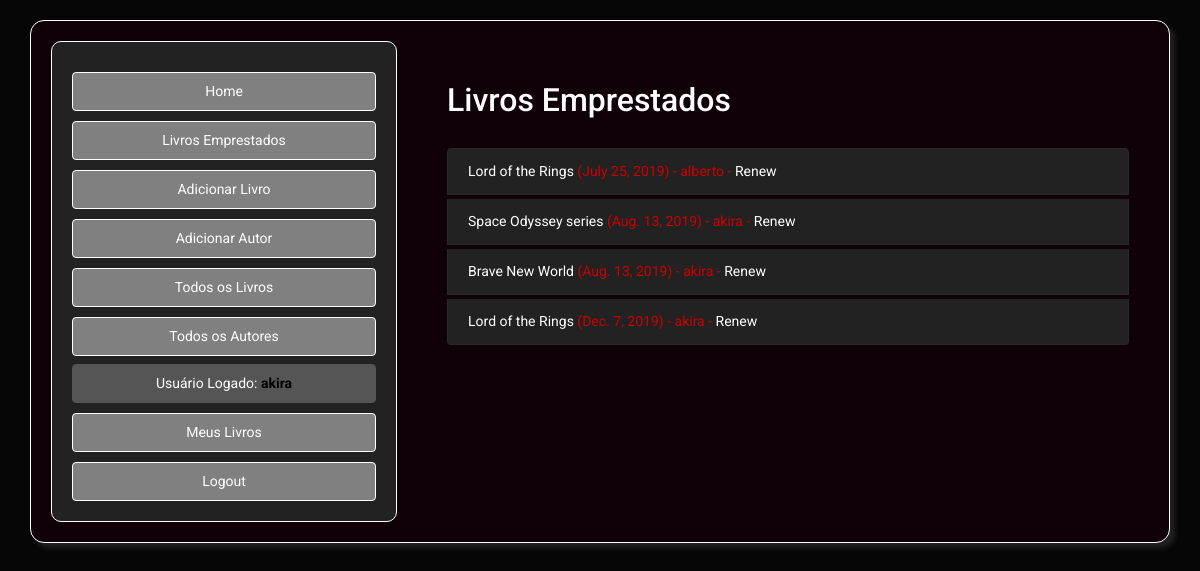
Page /catalog/borrowed/ (signed in) on the committed database.
### catalog/models.py (models this page shows, shortened)
class BookInstance(models.Model):
    id = models.UUIDField(primary_key=True, default=uuid.uuid4, help_text='Unique ID for this particular book across whole library')
    book = models.ForeignKey('Book', on_delete=models.SET_NULL, null=True)
    imprint = models.CharField(max_length=200)
    due_back = models.DateField(null=True, blank=True)
    borrower = models.ForeignKey(User, on_delete=models.SET_NULL, null=True, blank=True)
    LOAN_STATUS = (
        ('m', 'Maintenance'),
        ('o', 'On loan'),
        ('a', 'Available'),
        ('r', 'Reserved'),
    )
    status = models.CharField(
        max_length=1,
        choices=LOAN_STATUS,
        blank=True,
        default='m',
        help_text='Book availability',
    )
    class Meta:
        ordering = ['due_back']
        permissions = (("can_mark_returned", "Set book as returned"),)
    @property
    def is_overdue(self):
        if self.due_back and date.today() > self.due_back:
            return True
        return False

class Book(models.Model):
    title = models.CharField(max_length=200)
    author = models.ForeignKey('Author', on_delete=models.SET_NULL, null=True)
    summary = models.TextField(max_length=1000, help_text='Enter a brief description of the book')
    isbn = models.CharField('ISBN', max_length=13, help_text='13 Character <a href="https://www.isbn-international.org/content/what-isbn">ISBN number</a>')
    genre = models.ManyToManyField(Genre, help_text='Select a genre for this book')
    language = models.ForeignKey('Language', on_delete=models.SET_NULL, null=True)
    def display_genre(self):
        """Create a string for the Genre. This is required to display genre in Admin."""
        return ', '.join(genre.name for genre in self.genre.all()[:3])
    display_genre.short_description = 'Genre'

### catalog/views.py (the view)
# urls.py: path('borrowed/', views.BooksBorrowed.as_view(), name='borrowed'),
class BooksBorrowed(LoginRequiredMixin, PermissionRequiredMixin, generic.ListView):
    permission_required = 'catalog.can_mark_returned'
    model = BookInstance
    template_name ='catalog/list_borrowed.html'
    paginate_by = 10

### catalog/templates/catalog/list_borrowed.html
{% extends "base_generic.html" %}
{% block content %}
<div class="container">
    <h4>Livros Emprestados</h4>
    <br>
    {% if bookinstance_list %}
    <ul class="list-group">
      {% for bookinst in bookinstance_list %}
      <li class="{% if bookinst.is_overdue %}text-danger{% endif %} list-group-item">
        <a href="{% url 'book-detail' bookinst.book.pk %}">{{bookinst.book.title}}</a> ({{ bookinst.due_back }}) - {{ bookinst.borrower }}
        {% if perms.catalog.can_mark_returned %}- <a href="{% url 'renew-book-librarian' bookinst.id %}">Renew</a>  {% endif %}
      </li>
      {% endfor %}
    </ul>
    {% else %}
      <p>There are no books borrowed.</p>
    {% endif %}
</div>
{% endblock %}

### catalog/templates/base_generic.html (shortened to what this page needs)
<!DOCTYPE html>
<html lang="en">
<head>
  <link rel="stylesheet" href="https://bootswatch.com/4/cyborg/bootstrap.min.css">
  {% load static %}
  <link rel="stylesheet" href="{% static 'css/styles.css' %}">
</head>
<body>
  <div class="container caixa-principal">
    <div class="row">
      <div class="col-sm-4 col-md-12 col-lg-4">
      {% block sidebar %}
        <ul class="nav flex-column">
          <a href="{% url 'index' %}"><li class="btn btn-primary nav-link text-center">Home</li></a>
          {% if perms.catalog.can_mark_returned %}
            <a href="{% url 'borrowed' %}"><li class="btn btn-primary nav-link text-center">Livros Emprestados</li></a>
            <a href="{% url 'book_create' %}"><li class="btn btn-primary nav-link text-center">Adicionar Livro</li></a>
            <a href="{% url 'author_create' %}"><li class="btn btn-primary nav-link text-center">Adicionar Autor</li></a>
          {% endif %}
          <a href="{% url 'books' %}"><li class="btn btn-primary nav-link text-center">Todos os Livros</li></a>
          <a href="{% url 'authors' %}"><li class="btn btn-primary nav-link text-center">Todos os Autores</li></a>
             {% if user.is_authenticated %}
               <li class="btn btn-secondary nav-link text-center mt-2">Usuário Logado:<b> {{ user.get_username }}</b></li>
               <a href="{% url 'my-borrowed' %}"><li class="btn btn-primary nav-link text-center">Meus Livros</li></a>
               <a href="{% url 'logout'%}?next={{request.path}}"><li class="btn btn-primary nav-link text-center">Logout</li></a>
             {% else %}
               <a href="{% url 'login'%}?next={{request.path}}"><li class="btn btn-primary nav-link text-center">Login</li></a>
             {% endif %}
        </ul>
     {% endblock %}
      </div>
      <div class="col-sm-8 col-md-12 col-lg-8">
          {% block content %}{% endblock %}
      </div>
    </div>
  </div>
</body>
</html>

### catalog/static/css/styles.css (style rules this page uses)
.nav { padding: 20px; border: 1px solid white; margin: auto; background-color: #222222; border-radius: 10px; }
a { color: white !important; }
b { color: black; }
.container { padding: 20px; margin-top: 20px; background-color:#100109; margin-bottom: 20px; }
.caixa-principal { border: 1px solid white; box-shadow: 5px 5px 5px #222222; border-radius: 14px; }
.list-group-item { margin-bottom:4px; }
.btn-primary { margin-top: 10px; background-color: gray !important; border: 1px solid white !important; }

### rows in the picture
BookInstance: book "Lord of the Rings", due_back "July 25, 2019", borrower "alberto"
BookInstance: book "Space Odyssey series", due_back "Aug. 13, 2019", borrower "akira"
BookInstance: book "Brave New World", due_back "Aug. 13, 2019", borrower "akira"
BookInstance: book "Lord of the Rings", due_back "Dec. 7, 2019", borrower "akira"

### other values in the picture
{{ user.get_username }} "akira"
